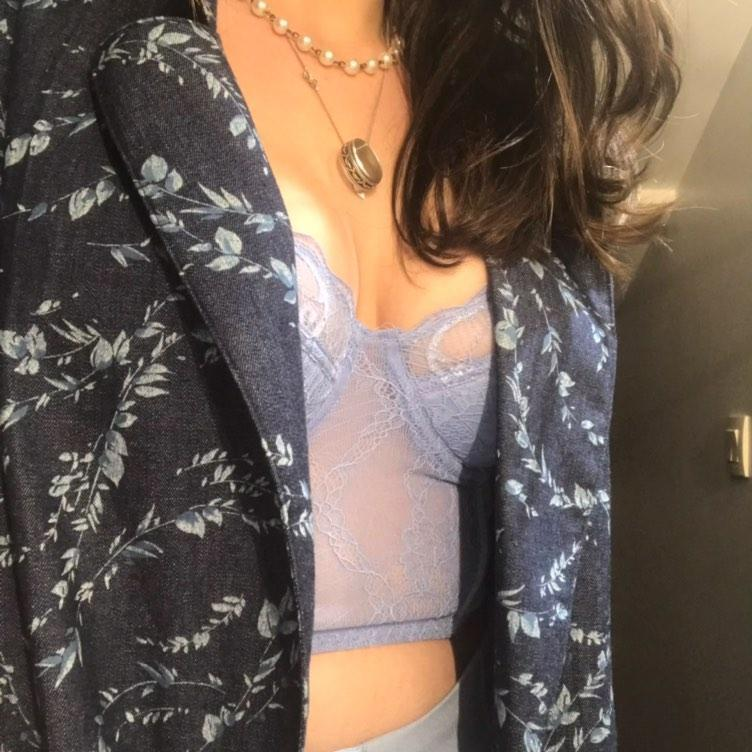
#> input picture plotgraph/3.jpg, 752 x 752 px, found by its file name
$ python kmean1404.py
#> lines starting #> are read from the running program, lines starting #| are printed output that depends on the picture; long printed decimals are rounded
# -*- coding: utf-8 -*-
"""
Created on Fri Apr 14 10:51:44 2023

@author: yrolland
"""
import cv2
import numpy as np
import math
import os

def create_bande(image, centroids):
    # Create an image of horizontal color bands
    num_bands = len(centroids)
    palette_bands = np.zeros((num_bands * 50, 100, 3), dtype=np.uint8)
    for i, centroid in enumerate(centroids):
        palette_bands[:, i*50:(i+1)*50] = np.uint8(centroid * 255)
    # Resize the image to match the size of the original image
    #palette_bands = cv2.resize(palette_bands, image.shape[:2][::-1], interpolation=cv2.INTER_NEAREST)
    cv2.imshow("Image paetete", palette_bands)
    cv2.waitKey(0)

    return palette_bands

def kmeans_segmentation(image, K):
    # Convertir l'image en matrice numpy
    image_data = np.array(image, dtype=np.float64) / 255

    # Initialiser les centroides aléatoirement
    centroids = np.random.rand(K, 3)

    # Répéter jusqu'à convergence
    for i in range(10):
        # Calculer la distance euclidienne entre chaque pixel et les centroides
        distances = np.sqrt(np.sum((image_data[:, :, np.newaxis] - centroids) ** 2, axis=3))

        # Assigner chaque pixel au cluster le plus proche
        labels = np.argmin(distances, axis=2)

        # Mettre à jour les centroides en calculant la moyenne de chaque cluster
        for k in range(K):
            centroids[k] = np.mean(image_data[labels == k], axis=0)

    # Convertir les labels en une image segmentée
    segmented_image = np.zeros_like(image_data)
    for k in range(K):
        segmented_image[labels == k] = centroids[k]

    print(len(centroids), centroids)
    # Check if there are any NaN values in the array
    if np.isnan(centroids).any():
        print("There are NaN values in the array.")
        kmeans_segment_and_display("./3.jpg", K)
        return
    else:
        print("There are no NaN values in the array")


    return segmented_image, centroids

def save_images(image, segmented_image, palette_bands):
    # Enregistrer les images
    if not os.path.exists("Saved"):
        # Créer le dossier s'il n'existe pas
        os.mkdir("Saved")

    cv2.imwrite('./Saved/palette_bands1.jpg', palette_bands)
    cv2.imwrite('./Saved/segmented_image.jpg', segmented_image)

def display_images(image, segmented_image, palette_bands):


    # Afficher les palettes d'origine
    cv2.imshow("Palettes", palette_bands)

    # Afficher l'image originale et l'image segmentée
    cv2.imshow("Image originale", image)
    cv2.imshow("Image segmentée", segmented_image)


    # Attendre une touche pour fermer les fenêtres
    cv2.waitKey(0)
    cv2.destroyAllWindows()

def kmeans_segment_and_display(image_path, K):
    # Charger l'image
    image = cv2.imread(image_path)

    # Effectuer la segmentation K-means
    segmented_image, centroids = kmeans_segmentation(image, K)

    # Créer une image de bandes de couleurs
    palette_bands = create_bande(image, centroids)

    # Enregistrer les images segmentées et de bandes de couleurs
    save_images(image, segmented_image, palette_bands)

    # Afficher les images
    display_images(image, segmented_image, palette_bands)

kmeans_segment_and_display("./3.jpg", 6)
#> in kmeans_segment_and_display, image is the input picture: shape (752, 752, 3); mean B, G, R 84.1, 94, 108.8
#> the loop in kmeans_segmentation, `for i in range(10):` made 10 passes
#> pass 1, in kmeans_segmentation, `labels = np.argmin(distances, axis=2)`:
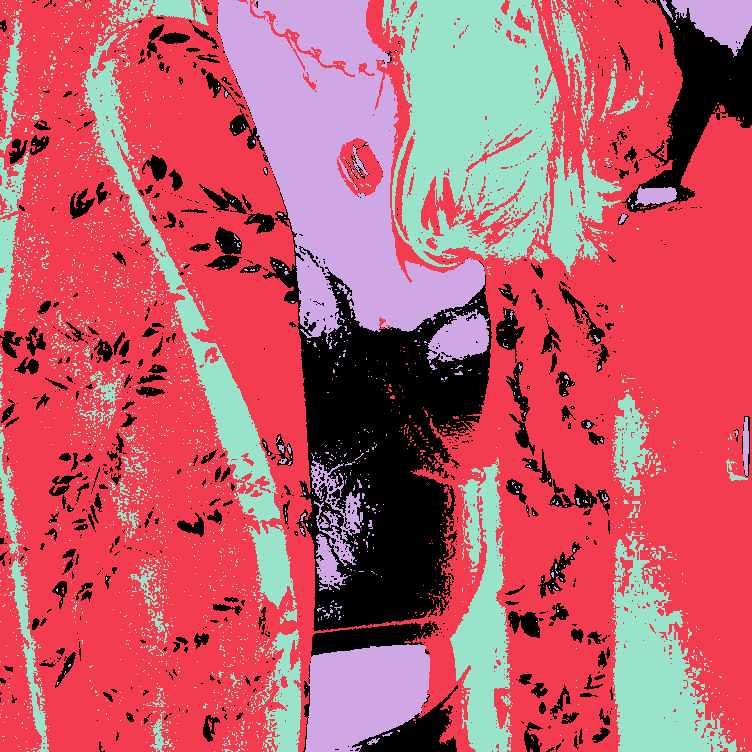
#> labels: shape (752, 752) int64; 4 distinct labels, from 0 to 5; one colour per label, 0 black
#> after the loop in kmeans_segmentation, `for i in range(10):`: centroids = [[nan, nan, nan], [0.33, 0.369, 0.427], [nan, nan, nan], [nan, nan, nan], [nan, nan, nan], [nan, nan, nan]]
#> after the loop in kmeans_segmentation, `for k in range(K):`:
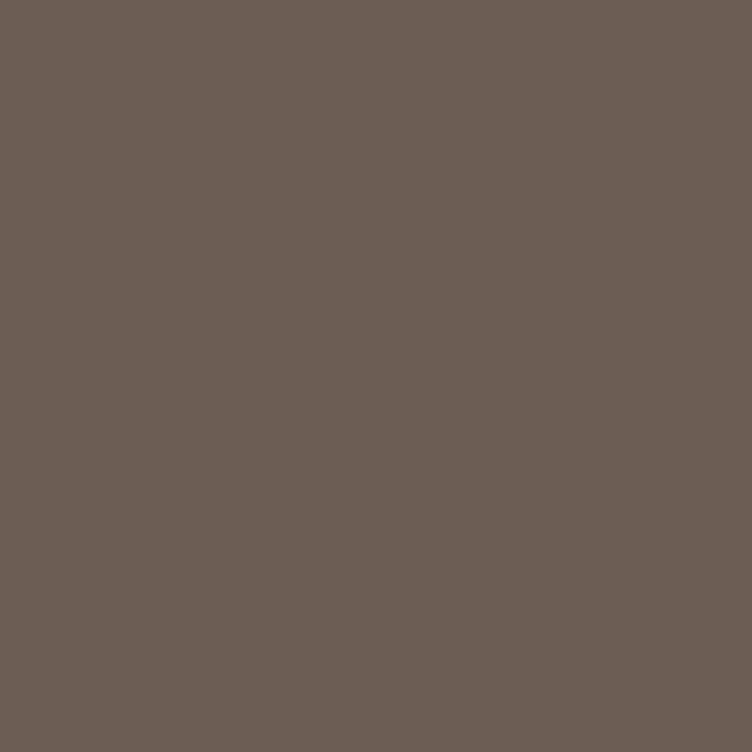
#> segmented_image: shape (752, 752, 3) float64; mean of channels 0, 1, 2 0.33, 0.369, 0.427; drawn as B, G, R
#| 6 [[       nan        nan        nan]
#|  [0.3296 0.3686  0.4269]
#|  [       nan        nan        nan]
#|  [       nan        nan        nan]
#|  [       nan        nan        nan]
#|  [       nan        nan        nan]]
#> call 2 of kmeans_segmentation, with K = 6
#> the loop in kmeans_segmentation (call 2), `for i in range(10):` made 10 passes
#> pass 1, in kmeans_segmentation (call 2), `labels = np.argmin(distances, axis=2)`:
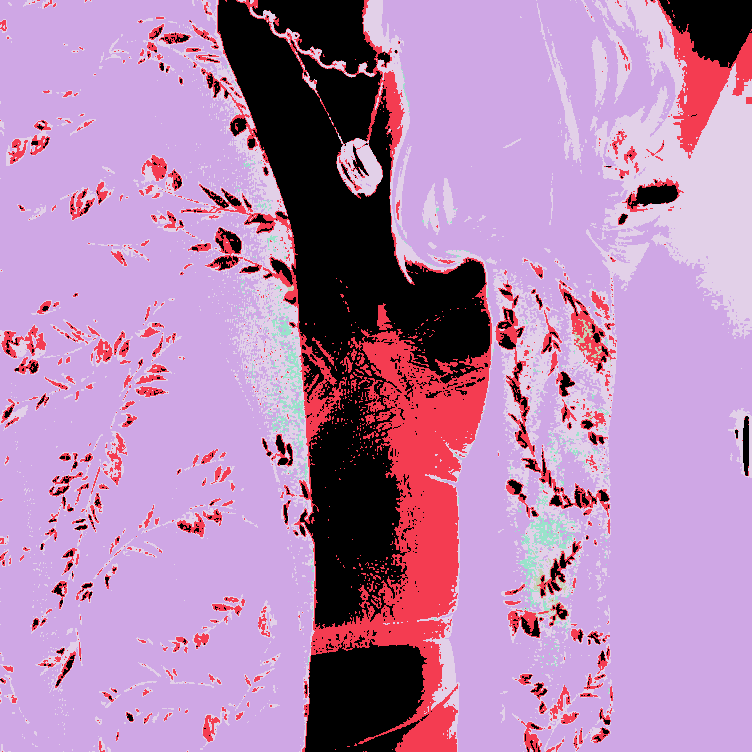
#> labels: shape (752, 752) int64; 6 distinct labels, from 0 to 5; one colour per label, 0 black
#> pass 3, in kmeans_segmentation (call 2), `labels = np.argmin(distances, axis=2)`:
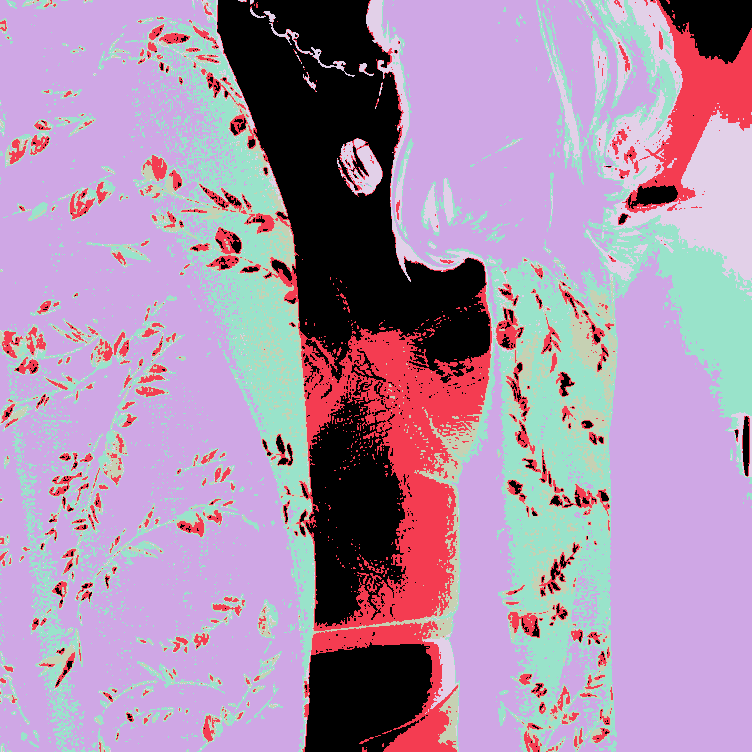
#> labels: shape (752, 752) int64; 6 distinct labels, from 0 to 5; one colour per label, 0 black
#> after the loop in kmeans_segmentation (call 2), `for i in range(10):`: centroids = [[0.495, 0.722, 0.979], [0.716, 0.729, 0.792], [0.155, 0.172, 0.201], [0.48, 0.471, 0.487], [0.432, 0.557, 0.683], [0.293, 0.31, 0.344]]
#> after the loop in kmeans_segmentation (call 2), `for k in range(K):`:
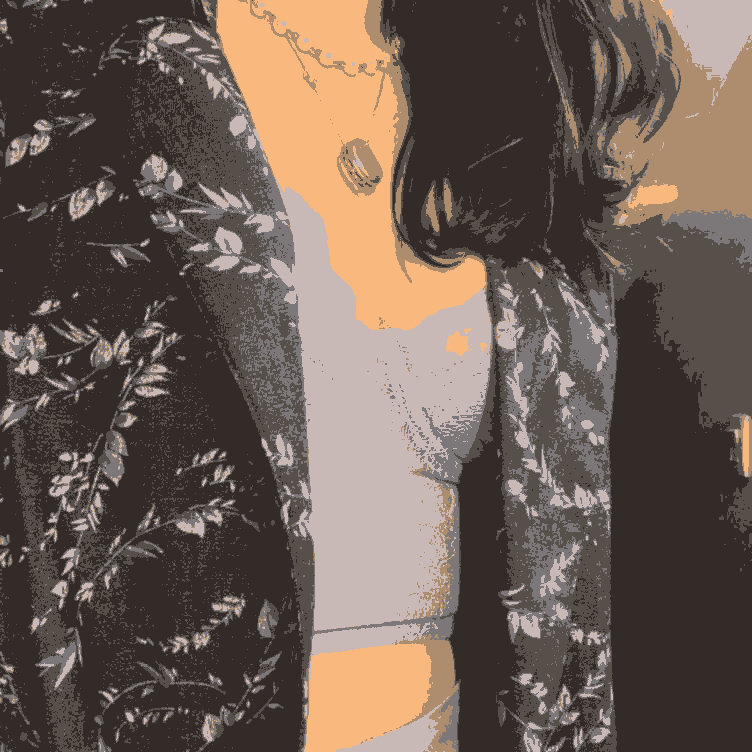
#> segmented_image: shape (752, 752, 3) float64; mean of channels 0, 1, 2 0.33, 0.369, 0.427; drawn as B, G, R
#| 6 [[0.4947 0.7216  0.9788]
#|  [0.716  0.7286 0.7916]
#|  [0.1545 0.1723  0.2007]
#|  [0.4802  0.4715   0.487]
#|  [0.4322 0.5568 0.6832 ]
#|  [0.2926 0.3103 0.3438]]
#> in create_bande, `num_bands = len(centroids)`: num_bands = 6
#> the loop in create_bande, `for i, centroid in enumerate(centroids):` made 6 passes
#> after the loop in create_bande, `for i, centroid in enumerate(centroids):`:
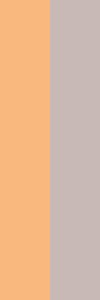
#> palette_bands: shape (300, 100, 3); mean of channels 0, 1, 2 154, 184.5, 225; drawn as B, G, R
#> in save_images, `cv2.imwrite('./Saved/segmented_image.jpg', segmented_image)`:
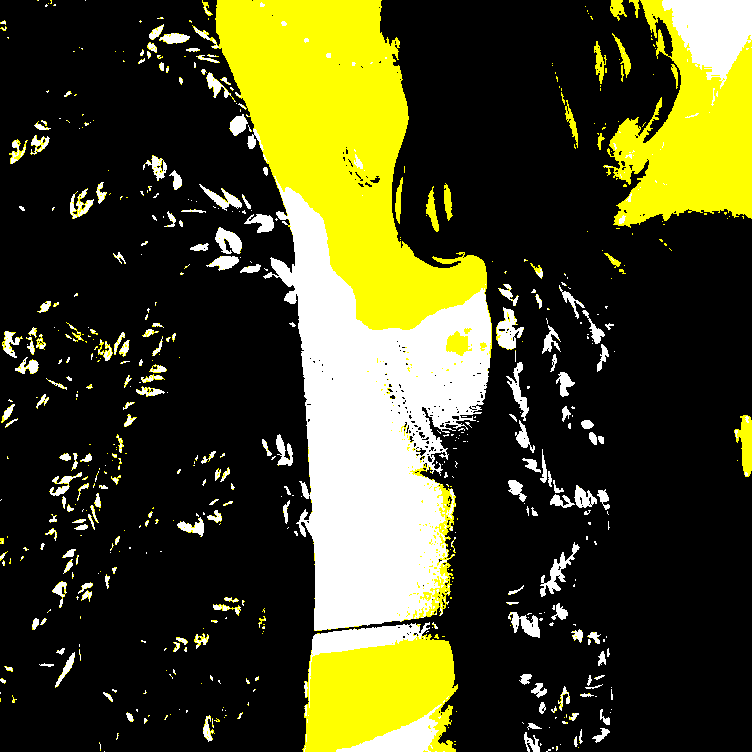
#> saved as segmented_image.jpg: shape (752, 752, 3); mean B, G, R 0.133, 0.277, 0.277; drawn with 1 as white
#> (the run stopped early here; a loop or call above may not have finished)

$ run again, with plotgraph/1.jpg copied over plotgraph/3.jpg
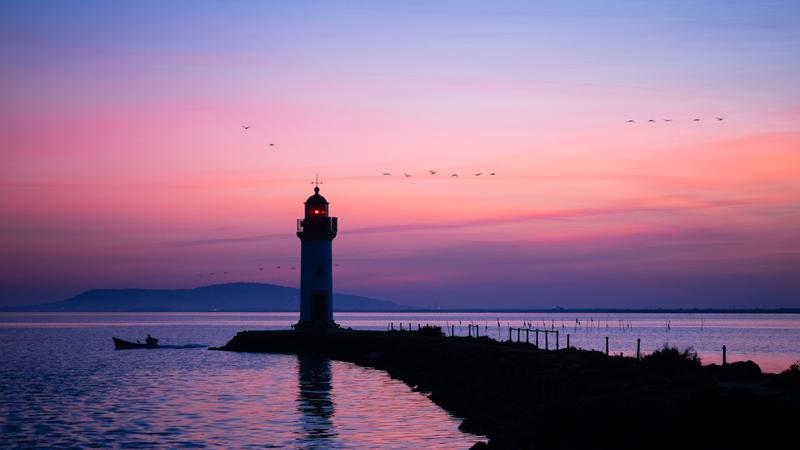
#> input picture plotgraph/1.jpg, 800 x 450 px, found by its file name
#> in kmeans_segment_and_display, image is the input picture: shape (450, 800, 3); mean B, G, R 139.5, 107.5, 140
#> the loop in kmeans_segmentation, `for i in range(10):` made 10 passes
#> pass 1, in kmeans_segmentation, `labels = np.argmin(distances, axis=2)`:
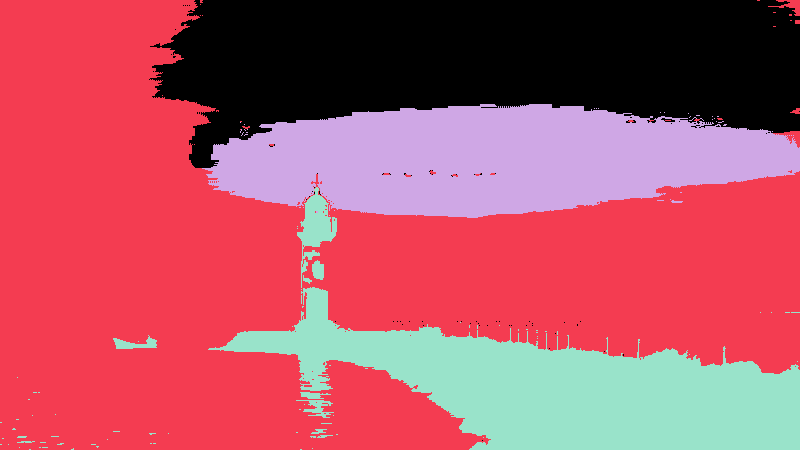
#> labels: shape (450, 800) int64; 4 distinct labels, from 0 to 5; one colour per label, 0 black
#> after the loop in kmeans_segmentation, `for i in range(10):`: centroids = [[nan, nan, nan], [0.547, 0.422, 0.549], [nan, nan, nan], [nan, nan, nan], [nan, nan, nan], [nan, nan, nan]]
#| 6 [[       nan        nan        nan]
#|  [0.5471 0.4215  0.549]
#|  [       nan        nan        nan]
#|  [       nan        nan        nan]
#|  [       nan        nan        nan]
#|  [       nan        nan        nan]]
#| 6 [[0.7729 0.7042 0.9315]
#|  [0.5743 0.4902 0.8439]
#|  [0.05145  0.01804 0.01549]
#|  [0.8361 0.6369 0.6431]
#|  [0.5378 0.3697 0.5142]
#|  [0.4049  0.2207  0.2355]]
#> num_bands = 6
#> the loop in create_bande, `for i, centroid in enumerate(centroids):` made 6 passes
#> centroid on passes 1 to 6: [0.773, 0.704, 0.931], [0.574, 0.49, 0.844], [0.0514, 0.018, 0.0155], [0.836, 0.637, 0.643], [0.538, 0.37, 0.514], [0.405, 0.221, 0.236]
#> in save_images, `cv2.imwrite('./Saved/segmented_image.jpg', segmented_image)`:
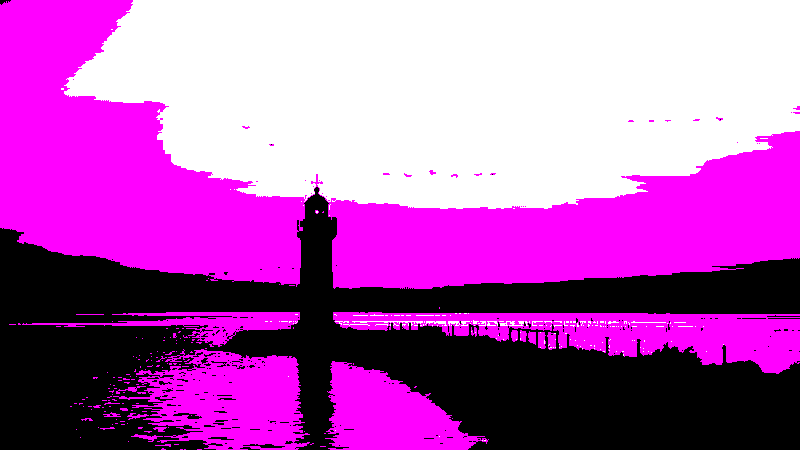
#> saved as segmented_image.jpg: shape (450, 800, 3); mean B, G, R 0.709, 0.352, 0.709; drawn with 1 as white
